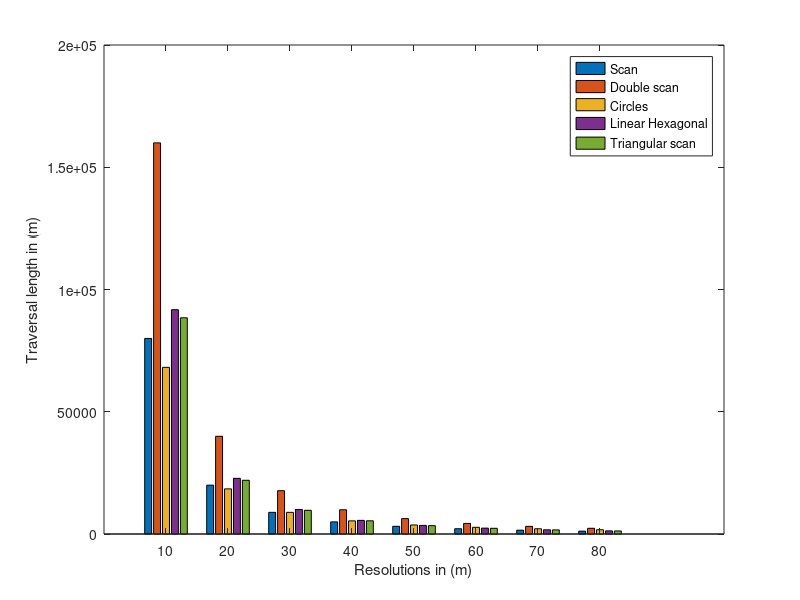

Recreate this plot in MATLAB. (Note: this script raises an error after producing the figure.)
m = 200;
resolutions = 10:10:80;

coordinates = zeros(length(resolutions), 6);

for i = 1:length(resolutions)
    r = resolutions(i);
    y_scan = (m / r) * (m^2 / r - r) + m - r;
    y_Dscan = 2 * y_scan;
    y_circle = (m^2 / (2 * r)) * ((pi * m) / (2 * r) + pi / 2 + 1) + m - r;
    y_triangular = (m / r) * (m^2 / (0.9 * r) - m / 9 - r) + m - r;
    y_LH = (m / r) * ((2 * m^2 / (1.732 * r)) - (2 * m / 1.732) + m - r) + m - r;
    y_zcurve = (m / r) * ((m^2 / r) * ((1 + 1 / 1.41) + (m^2 / r^2 - 1) * (r / 2))) + m - r / 2;

    coordinates(i, :) = [r, y_scan, y_Dscan, y_circle, y_LH,y_triangular ];
end


figure;
bar(coordinates(:, 1), coordinates(:, 2:end));

xlabel('Resolutions in (m)');
ylabel('Traversal length in (m)');
%title('Traversal Path Comparison at Different Resolutions');

legend('Scan', 'Double scan', 'Circles','Linear Hexagonal', 'Triangular scan', 'Location', 'Best');
colormap('parula');

disp(num2str(coordinates));

